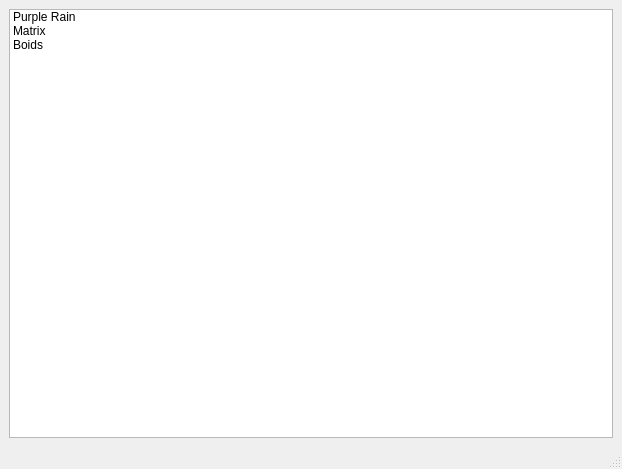
<?xml version="1.0" encoding="UTF-8"?>
<ui version="4.0">
 <class>MenuWindow</class>
 <widget class="QMainWindow" name="MenuWindow">
  <property name="geometry">
   <rect>
    <x>0</x>
    <y>0</y>
    <width>622</width>
    <height>469</height>
   </rect>
  </property>
  <property name="sizePolicy">
   <sizepolicy hsizetype="MinimumExpanding" vsizetype="Fixed">
    <horstretch>0</horstretch>
    <verstretch>0</verstretch>
   </sizepolicy>
  </property>
  <property name="windowTitle">
   <string>MainWindow</string>
  </property>
  <widget class="QWidget" name="centralwidget">
   <layout class="QGridLayout" name="gridLayout_2">
    <item row="0" column="0">
     <layout class="QVBoxLayout" name="verticalLayout">
      <item>
       <widget class="QListWidget" name="listWidget">
        <property name="sizePolicy">
         <sizepolicy hsizetype="Expanding" vsizetype="Expanding">
          <horstretch>0</horstretch>
          <verstretch>0</verstretch>
         </sizepolicy>
        </property>
        <property name="resizeMode">
         <enum>QListView::Adjust</enum>
        </property>
        <item>
         <property name="text">
          <string>Purple Rain</string>
         </property>
         <property name="icon">
          <iconset>
           <normaloff>../../../Downloads/burger.jpg</normaloff>../../../Downloads/burger.jpg</iconset>
         </property>
         <property name="flags">
          <set>ItemIsSelectable|ItemIsUserCheckable|ItemIsEnabled</set>
         </property>
        </item>
        <item>
         <property name="text">
          <string>Matrix</string>
         </property>
        </item>
        <item>
         <property name="text">
          <string>Boids</string>
         </property>
        </item>
       </widget>
      </item>
     </layout>
    </item>
   </layout>
  </widget>
  <widget class="QMenuBar" name="menubar">
   <property name="geometry">
    <rect>
     <x>0</x>
     <y>0</y>
     <width>622</width>
     <height>21</height>
    </rect>
   </property>
  </widget>
  <widget class="QStatusBar" name="statusbar"/>
 </widget>
 <resources/>
 <connections/>
</ui>
